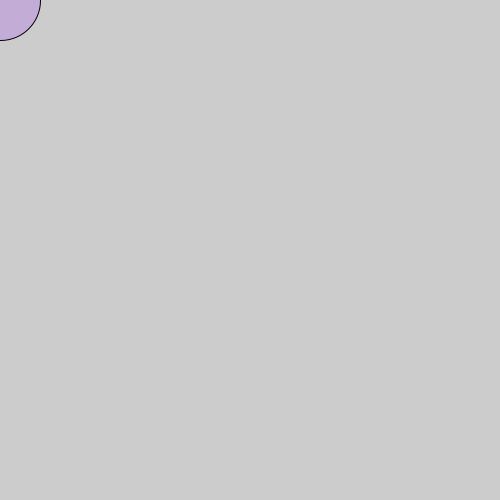
Frame 1 (no input)
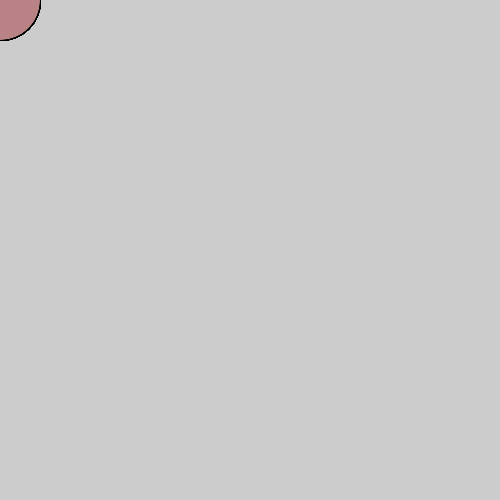
Frame 60 (the mouse pressed at the canvas centre just before this capture)
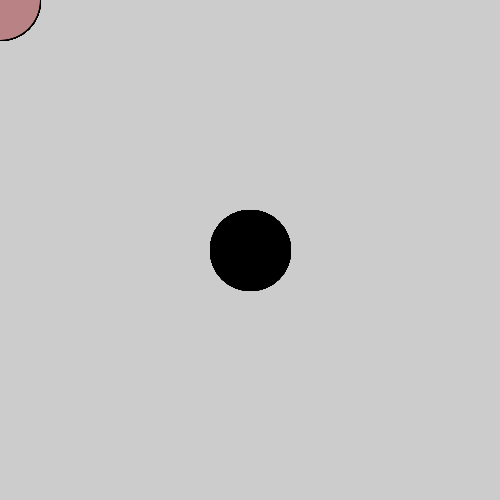
Frame 120 (the mouse held since frame 60 and released just before this capture)

The Processing sketch that drew these frames (run headless with seeded random() and noise(); from frame 60 on, the mouse is pressed at the canvas centre):

// Processing sketch: processing_134346
// ── processing_134346.pde

void setup() {
  size(500, 500);
}
 
void draw() {
  if (mousePressed) {
    fill(0);    
  } else {
    fill(100, 100, 100, 50);
    fill( random(255), random(255), random(255), random(255)); 
  }
     ellipse(mouseX, mouseY, 80, 80);
}
